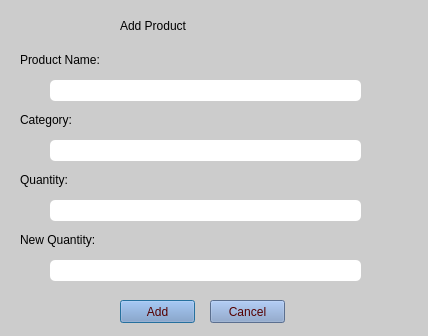
<?xml version="1.0" encoding="UTF-8"?>
<ui version="4.0">
 <class>Dialog</class>
 <widget class="QDialog" name="Dialog">
  <property name="geometry">
   <rect>
    <x>0</x>
    <y>0</y>
    <width>428</width>
    <height>336</height>
   </rect>
  </property>
  <property name="windowTitle">
   <string>Dialog</string>
  </property>
  <widget class="QWidget" name="widget" native="true">
   <property name="geometry">
    <rect>
     <x>0</x>
     <y>0</y>
     <width>431</width>
     <height>341</height>
    </rect>
   </property>
   <property name="styleSheet">
    <string notr="true">background-color: rgb(204, 204, 204);</string>
   </property>
   <widget class="QLineEdit" name="PName">
    <property name="geometry">
     <rect>
      <x>50</x>
      <y>80</y>
      <width>311</width>
      <height>21</height>
     </rect>
    </property>
    <property name="styleSheet">
     <string notr="true">background-color: rgb(255, 255, 255);
font: 12pt &quot;Maiandra GD&quot;;
border-radius: 5px;</string>
    </property>
   </widget>
   <widget class="QLabel" name="label">
    <property name="geometry">
     <rect>
      <x>120</x>
      <y>10</y>
      <width>141</width>
      <height>31</height>
     </rect>
    </property>
    <property name="styleSheet">
     <string notr="true">font: 16pt &quot;Maiandra GD&quot;;</string>
    </property>
    <property name="text">
     <string>Add Product</string>
    </property>
   </widget>
   <widget class="QLabel" name="label_2">
    <property name="geometry">
     <rect>
      <x>20</x>
      <y>50</y>
      <width>111</width>
      <height>20</height>
     </rect>
    </property>
    <property name="styleSheet">
     <string notr="true">font: 12pt &quot;Maiandra GD&quot;;</string>
    </property>
    <property name="text">
     <string>Product Name:</string>
    </property>
   </widget>
   <widget class="QLabel" name="label_3">
    <property name="geometry">
     <rect>
      <x>20</x>
      <y>110</y>
      <width>131</width>
      <height>20</height>
     </rect>
    </property>
    <property name="styleSheet">
     <string notr="true">font: 12pt &quot;Maiandra GD&quot;;</string>
    </property>
    <property name="text">
     <string>Category:</string>
    </property>
   </widget>
   <widget class="QLabel" name="label_4">
    <property name="geometry">
     <rect>
      <x>20</x>
      <y>170</y>
      <width>71</width>
      <height>20</height>
     </rect>
    </property>
    <property name="styleSheet">
     <string notr="true">font: 12pt &quot;Maiandra GD&quot;;</string>
    </property>
    <property name="text">
     <string>Quantity:</string>
    </property>
   </widget>
   <widget class="QLabel" name="label_5">
    <property name="geometry">
     <rect>
      <x>20</x>
      <y>230</y>
      <width>111</width>
      <height>20</height>
     </rect>
    </property>
    <property name="styleSheet">
     <string notr="true">font: 12pt &quot;Maiandra GD&quot;;</string>
    </property>
    <property name="text">
     <string>New Quantity:</string>
    </property>
   </widget>
   <widget class="QLineEdit" name="OldQty">
    <property name="geometry">
     <rect>
      <x>50</x>
      <y>140</y>
      <width>311</width>
      <height>21</height>
     </rect>
    </property>
    <property name="styleSheet">
     <string notr="true">background-color: rgb(255, 255, 255);
font: 10pt &quot;Maiandra GD&quot;;
border-radius: 5px;</string>
    </property>
   </widget>
   <widget class="QLineEdit" name="Qty">
    <property name="geometry">
     <rect>
      <x>50</x>
      <y>200</y>
      <width>311</width>
      <height>21</height>
     </rect>
    </property>
    <property name="styleSheet">
     <string notr="true">background-color: rgb(255, 255, 255);
font: 10pt &quot;Maiandra GD&quot;;
border-radius: 5px;</string>
    </property>
   </widget>
   <widget class="QPushButton" name="pushButton">
    <property name="geometry">
     <rect>
      <x>120</x>
      <y>300</y>
      <width>75</width>
      <height>23</height>
     </rect>
    </property>
    <property name="styleSheet">
     <string notr="true">color: rgb(85, 0, 0);
background-color: rgb(127, 155, 200);
font: 10pt &quot;Maiandra GD&quot;;
</string>
    </property>
    <property name="text">
     <string>Add</string>
    </property>
   </widget>
   <widget class="QPushButton" name="DCancel">
    <property name="geometry">
     <rect>
      <x>210</x>
      <y>300</y>
      <width>75</width>
      <height>23</height>
     </rect>
    </property>
    <property name="styleSheet">
     <string notr="true">color: rgb(85, 0, 0);
background-color: rgb(127, 155, 200);
font: 10pt &quot;Maiandra GD&quot;;
</string>
    </property>
    <property name="text">
     <string>Cancel</string>
    </property>
   </widget>
   <widget class="QLineEdit" name="NewQty">
    <property name="geometry">
     <rect>
      <x>50</x>
      <y>260</y>
      <width>311</width>
      <height>21</height>
     </rect>
    </property>
    <property name="styleSheet">
     <string notr="true">background-color: rgb(255, 255, 255);
font: 10pt &quot;Maiandra GD&quot;;
border-radius: 5px;</string>
    </property>
   </widget>
  </widget>
 </widget>
 <resources/>
 <connections/>
</ui>
